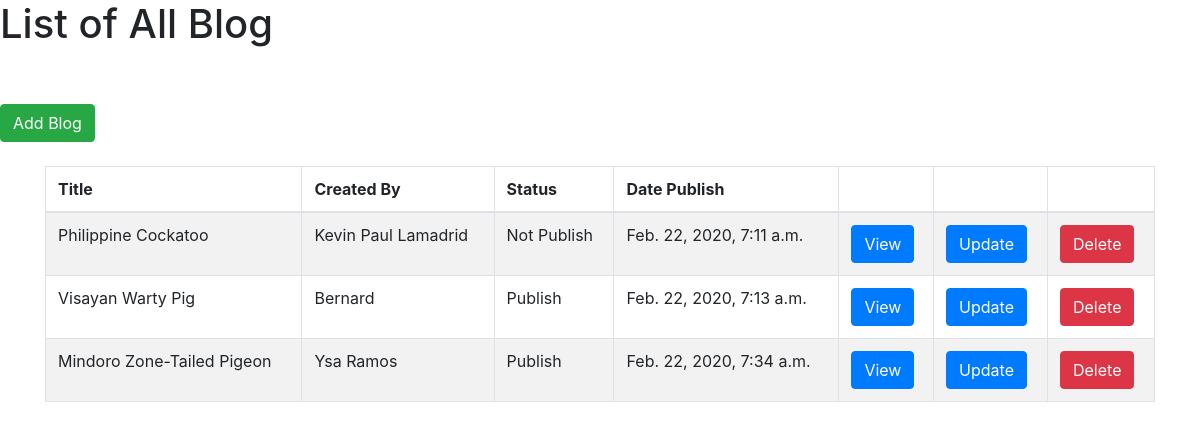
The page /blog-colllection on the database its author committed.
### animals/models.py (models this page shows, shortened)
class Post(models.Model):
    PUBLISH = 0
    NOT_PUBLISH = 1
    STATUS = (
        (PUBLISH, "Publish"),
        (NOT_PUBLISH, "Not Publish"),
    )
    title = models.CharField(verbose_name="Title", max_length=200)
    content = models.TextField(
        max_length=2000, help_text="Enter you blog text here.")
    image = models.ImageField(null=True, blank=True, upload_to='images/')
    status = models.IntegerField(
        verbose_name="Status", choices=STATUS, default=0)
    created_by = models.CharField(verbose_name="Created By", max_length=200)
    date_posted = models.DateTimeField(auto_now_add=True)

### animals/views.py (the view)
# urls.py: url(r'^blog-colllection$', view_all_posts,
def view_all_posts(request):  # view_all_Post->For all Blog view by Admin
    posts = Post.objects.all()
    template = 'blog-colllection.html'
    context = {
        'posts': posts,  # same always
    }
    return render(request, template, context)

### animals/templates/blog-colllection.html (shortened to what this page needs)
<html>
	<head>
		<link rel="stylesheet" href="https://stackpath.bootstrapcdn.com/bootstrap/4.1.1/css/bootstrap.min.css">
	</head>
	<body>
		<h1>List of All Blog</h1> <br /><br />
		<div class="">
		<a href="{% url 'animals:add_post' %}" class="btn btn-success">Add Blog</a> <br /><br />
		<div class="container">
            <table class="table table-striped table-bordered">
                <thead>
                    <tr>
                        <th>Title</th>
                        <th>Created By</th>
                        <th>Status</th>
                        <th>Date Publish</th>
                        <th></th>
                        <th></th>
                        <th></th>
                    </tr>
                </thead>
                <tbody>
	            {% for data in posts %}
                    <tr>
                        <td>{{ data.title }}</td>
                        <td>{{ data.created_by }}</td>
                        <td>
                        {% if data.status == 0 %}
                            <p>Publish</p>
                        {% elif data.status == 1 %}
                            <p>Not Publish</p>
                        {% endif %}
                        </td>
                        <td>
                            {{ data.date_posted}}
                        </td>
                        <td>
                            <a href="{% url 'animals:view_single_blog' data.id %}" class="btn btn-primary">View</a>
                        </td>
                        <td>
                            <a href="{% url 'animals:update_post_list' data.id %}" class="btn btn-primary">Update</a>
                        </td>
                        <td>
                            <a href="{% url 'animals:delete_post' data.id %}" class="btn btn-danger">Delete</a>
                        </td>
                    </tr>
                {% endfor %}
                </tbody>
            </table>
		</div>
		</div>
	</body>
</html>

### rows shown on the page
Post: title "Philippine Cockatoo", created_by "Kevin Paul Lamadrid", status "Not Publish", date_posted "Feb. 22, 2020, 7:11 a.m."
Post: title "Visayan Warty Pig", created_by "Bernard", status "Publish", date_posted "Feb. 22, 2020, 7:13 a.m."
Post: title "Mindoro Zone-Tailed Pigeon", created_by "Ysa Ramos", status "Publish", date_posted "Feb. 22, 2020, 7:34 a.m."
